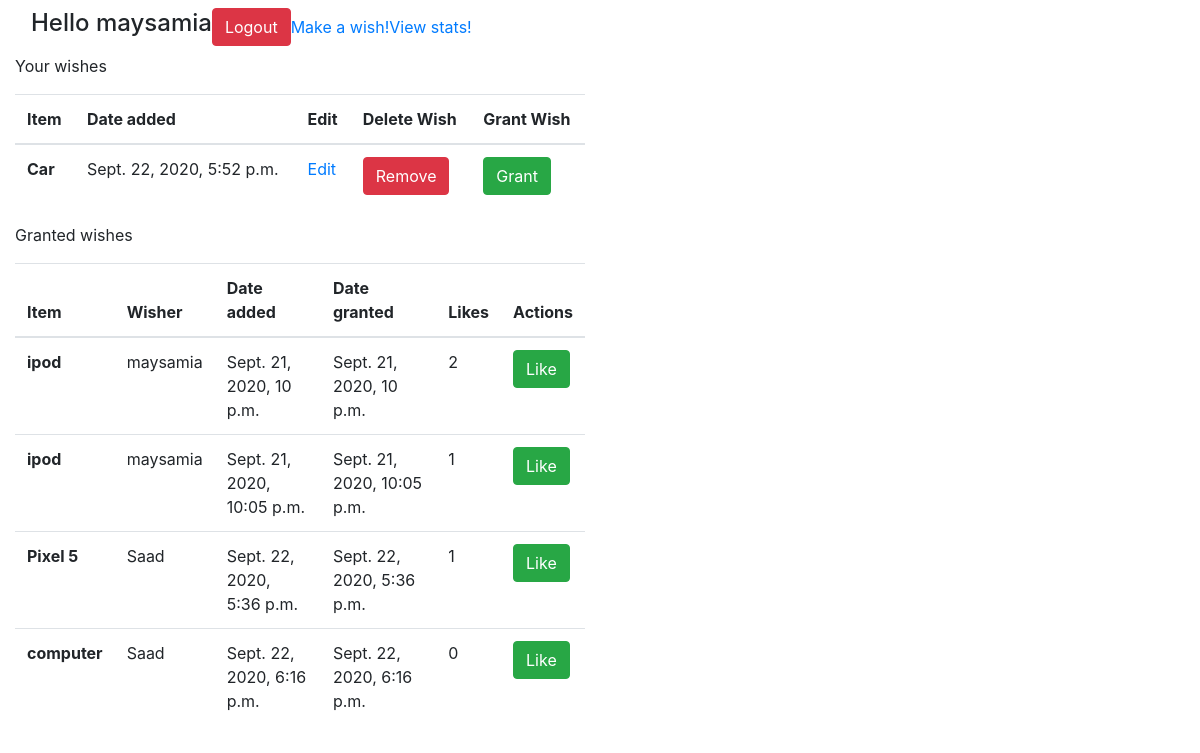
Page /wishes (signed in) on the committed database.
### Wishapp/models.py (models this page shows, shortened)
class User(models.Model):
    first_name = models.CharField(max_length=60)
    last_name = models.CharField(max_length=60)
    email = models.CharField(max_length=60)
    email_hash = models.CharField(null=True, max_length=60)
    password = models.CharField(max_length=90)
    created_at = models.DateTimeField(auto_now_add=True)
    updated_at = models.DateTimeField(auto_now=True)
    objects = UserManager()

class Wish(models.Model):
    item = models.CharField(max_length=90)
    desc = models.CharField(max_length=90)
    created_at = models.DateTimeField(auto_now_add=True)
    updated_at = models.DateTimeField(auto_now=True)
    user = models.ForeignKey(User, related_name="wish", on_delete=models.CASCADE)
    objects = WishManager()

class Granted_wish(models.Model):
    item = models.CharField(max_length=255)
    likes = models.ManyToManyField(User, related_name="post_likes")
    date_added = models.DateTimeField(auto_now=True)
    granted_at = models.DateTimeField(auto_now_add=True)
    user = models.ForeignKey(User, related_name="granted_wishes", on_delete=models.CASCADE)

### Wishapp/views.py (the view)
# urls.py: path('wishes', views.wishes),
def wishes(request):
    if 'id' not in request.session:
        return render(request, '/')
    else:
        context = {
            'user': User.objects.get(id=request.session['id']),
            'wishes': Wish.objects.all(),
            'granted_wishes': Granted_wish.objects.all()
        }
        return render(request, 'AllWishes.html', context)

### Wishapp/templates/AllWishes.html (shortened to what this page needs)
<!DOCTYPE html>
<html lang="en">
<head>
    <link rel="stylesheet" href="https://stackpath.bootstrapcdn.com/bootstrap/4.5.2/css/bootstrap.min.css">
</head>
<body>
    <div class="Container">
            <div class="col-sm-6">
                <nav class="navbar navbar-expand-sm bg-grey">
                    <h4 id="introduction" class='header'>Hello {{ user.first_name }}</h4>
                    <form method='post' action="/logout">
                        <button type="submit"  value='submit' id="logout" class="btn btn-danger">Logout</button>
                    </form>
                    <a class="new_wish" href="/new">Make a wish!</a>
                    <a class="stats" href="/stats">View stats!</a>
                </nav>
        </div>
        <div class="col-sm-6">
        <div class="form-group" id='wish_table'>
            <table class="table">
                <thead>
                    <p>Your wishes</p>
                    <tr>
                        <th scope="col">Item</th>
                        <th scope="col">Date added</th>
                        <th scope="col">Edit</th>
                        <th scope="col">Delete Wish</th>
                        <th scope='col'>Grant Wish</th>
                    </tr>
                </thead>
                </div>
                <tbody>
                    {% for wish in wishes %}
                    {% if wish.user.id == request.session.id %}
                    <tr>
                        <th scope="row">{{ wish.item }}</th>
                        <td>{{ wish.created_at }}</td>
                        <td><a href="/edit/{{wish.id}}">Edit</a></td>
                        <td>
                            <form action="/delete" method='POST'>
                                <button class="btn btn-danger" type="submit">Remove</button>
                            </form>
                        </td>
                        <td>
                            <form action="/grant" method='POST'>
                                <button class="btn btn-success" type="submit">Grant</button>
                            </form>
                        </td>
                    </tr>
                    {% endif %}
                    {% endfor %}
                </tbody>
        </div>
        <div id='grant_table'>
            <table class="table">
                <thead>
                    <p>Granted wishes</p>
                    <tr>
                        <th scope="col">Item</th>
                        <th scope="col">Wisher</th>
                        <th scope="col">Date added</th>
                        <th scope="col">Date granted</th>
                        <th scope="col">Likes</th>
                        <th scope="col">Actions</th>
                    </tr>
                </thead>
                <tbody>
                    {% for grant in granted_wishes %}
                    <tr>
                        <th scope="row">{{ grant.item }}</th>
                        <td>{{ grant.user.first_name }}</td>
                        <td>{{ grant.date_added }}</td>
                        <td>{{ grant.granted_at }}</td>
                        <td>{{ grant.likes.count }}</td>
                        <td><form action="/like" method='POST'>
                            <button class="btn btn-success" type="submit">Like</button>
                        </form></td>
                    </tr>
                    {% endfor %}
                </tbody>
            </table>
        </div>
    </div>
</body>
</body>
</html>

### rows in the picture
User: first_name "maysamia"
Wish: item "Car", created_at "Sept. 22, 2020, 5:52 p.m."
Granted_wish: item "ipod", user.first_name "maysamia", date_added "Sept. 21, 2020, 10 p.m.", granted_at "Sept. 21, 2020, 10 p.m.", likes.count "2"
Granted_wish: item "ipod", user.first_name "maysamia", date_added "Sept. 21, 2020, 10:05 p.m.", granted_at "Sept. 21, 2020, 10:05 p.m.", likes.count "1"
Granted_wish: item "Pixel 5", user.first_name "Saad", date_added "Sept. 22, 2020, 5:36 p.m.", granted_at "Sept. 22, 2020, 5:36 p.m.", likes.count "1"
Granted_wish: item "computer", user.first_name "Saad", date_added "Sept. 22, 2020, 6:16 p.m.", granted_at "Sept. 22, 2020, 6:16 p.m.", likes.count "0"
